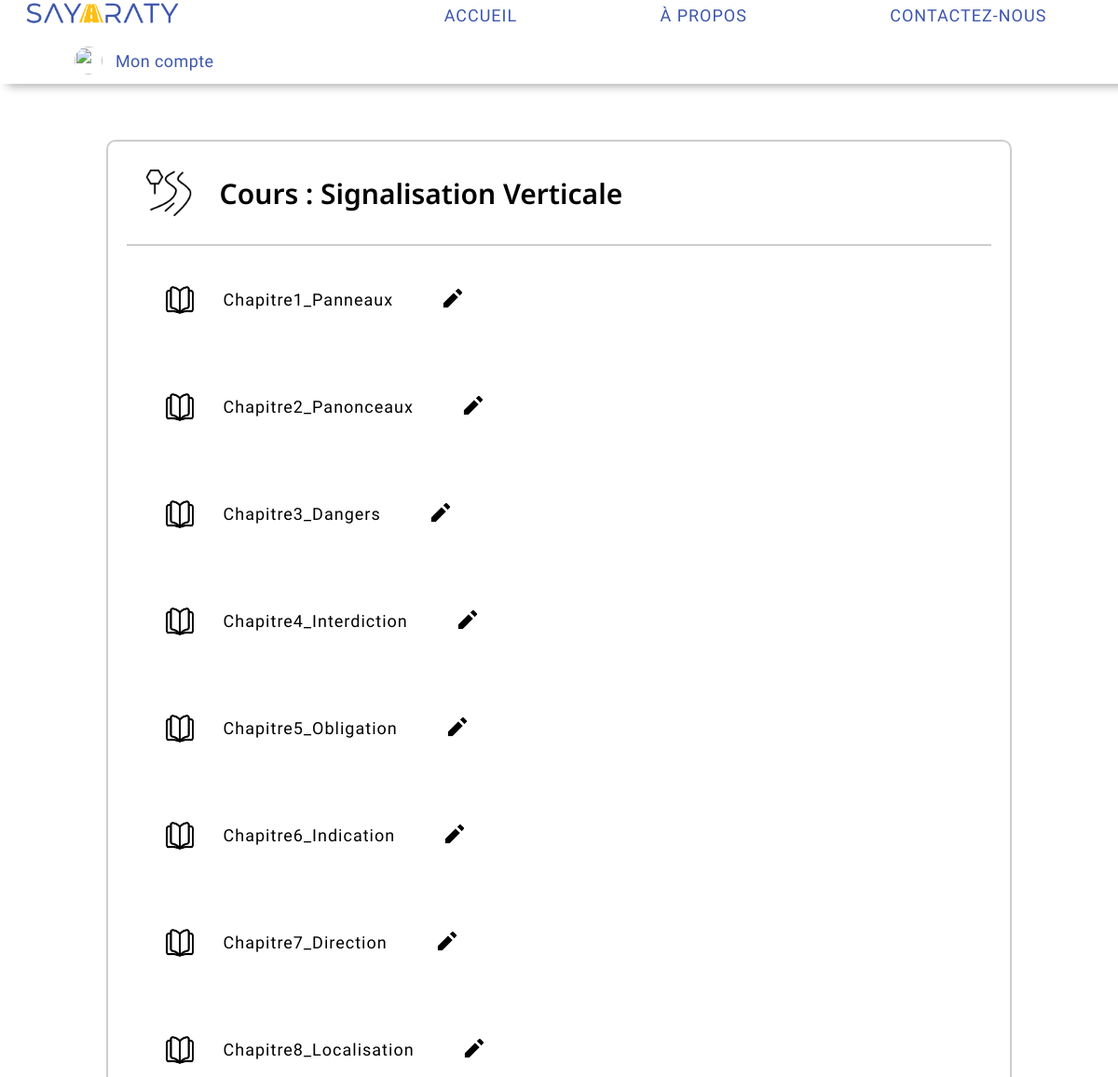
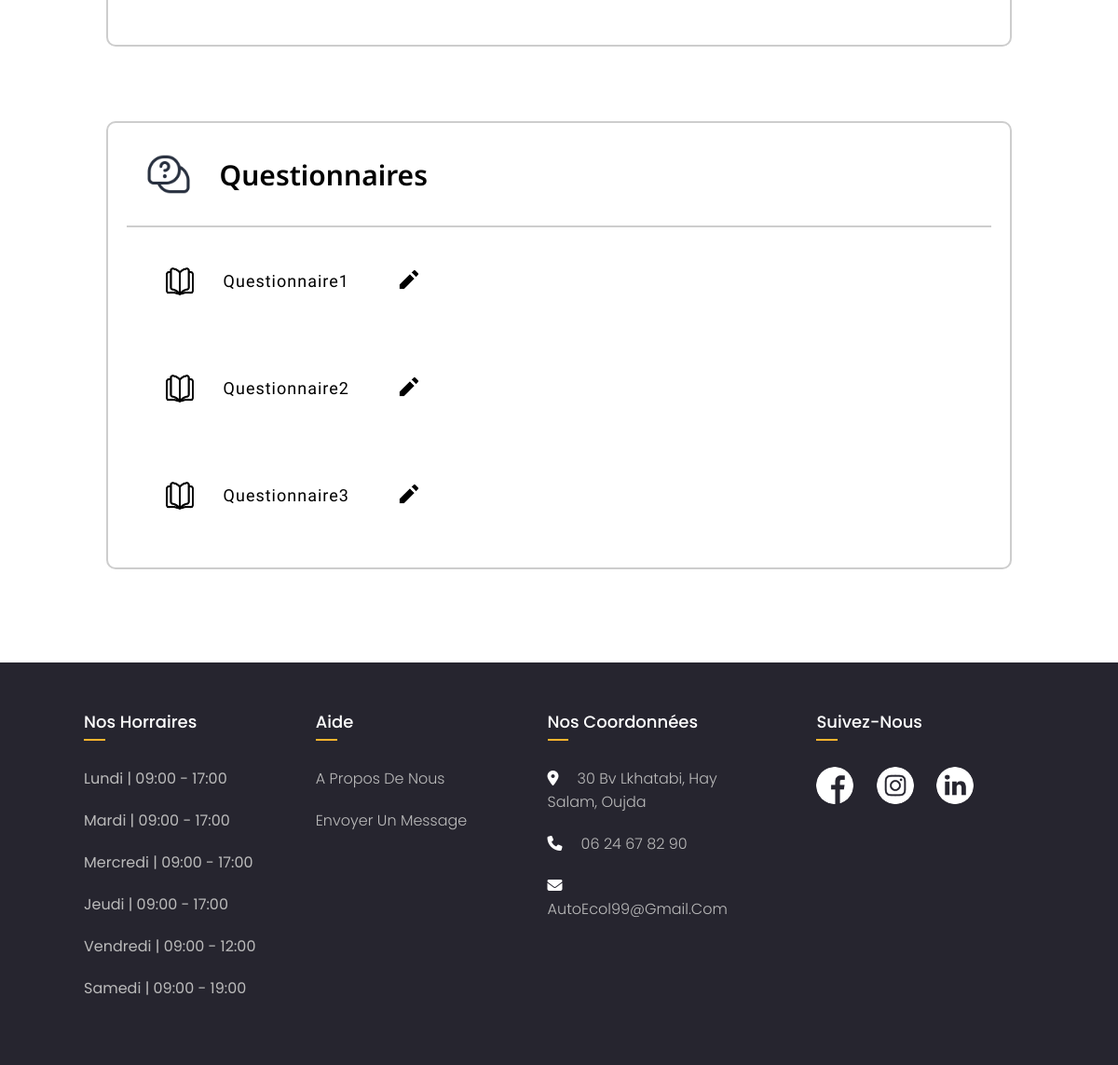
The page /Moniteur/CoursQest.php on the database its author committed (2 pictures, top to bottom).
### tables this page shows
CREATE TABLE `document` (
  `id_document` int(11) NOT NULL,
  `url_document` varchar(200) DEFAULT NULL,
  `nom_document` varchar(30) DEFAULT NULL
);

### Moniteur/CoursQest.php (the view, shortened to what this page needs)
<?PHP
  require("../PHP/Connexion_BD.php");
  echo'
<!DOCTYPE HTML>
<HTML>
	<HEAD>
    <meta CHAESET="UTF-8">
    <meta http-equiv="X-UA-Compatible" content="ie=edge">
    <meta name="viewport" content="width=device-width, initial-scale=1.0">
		<TITLE>Sayarty - Espace Candidat</TITLE>
    <link rel="icon" href="../IMG/SAYARATY_Icon.png">
		<link rel="stylesheet" href="../CSS/style-index.css">
		<link rel="stylesheet" href="../CSS/style-candidat.css">
		<link rel="stylesheet" href="../CSS/Style-CoursQest-moniteur.css">
    <link rel="stylesheet" href="../CSS/style-modifier.css">
    <link rel="preconnect" href="https://fonts.googleapis.com">
    <link rel="preconnect" href="https://fonts.gstatic.com" crossorigin>
    <link href="https://fonts.cdnfonts.com/css/monument-extended" rel="stylesheet">
    <link rel="stylesheet" href="https://cdnjs.cloudflare.com/ajax/libs/font-awesome/6.3.0/css/all.min.css"/>
    <link href="//db.onlinewebfonts.com/c/9563028603929a5ec058577b3fb5520a?family=Whipsmart" rel="stylesheet">
    <link href="//db.onlinewebfonts.com/c/55d433372d270829c51e2577a78ef12d?family=Monument+Extended" rel="stylesheet" type="text/css">
    <link href="https://fonts.googleapis.com/css2?family=Poppins:wght@100;200;300;400;500;600;700;800;900&family=Noto+Sans:wght@100;200;300;400;500;600;700;800;900&family=Montserrat:wght@100;200;300;400;500;600;700;800;900&family=Roboto:ital,wght@0,100;0,300;0,500;0,700;1,100;1,300;1,400;1,500;1,700;1,900&family=Secular+One&display=swap" rel="stylesheet">
    <style>
    #aaa{
      background:#ffffff;
      border-radius:10px ;
      color:#fff;
      font-size: .8rem;
      padding: 0.5rem 1rem ;
      margin-right: -40px;
      border: 1px solid #ffffff;
  }
  .image_delete{
    width:20px;
}
  </style>
  </HEAD>
	<BODY>
    <header>
      <a href="index.php"><img src="../IMG/SAYARATY_LOGO.png"></a>
      <UL class="Nav">
        <LI class = "item1"><a href="index.php">ACCUEIL</a></LI>
        <LI class = "item2"><a href="A-propos.php">&Agrave PROPOS</a></LI>
        <LI class = "item4"><a href="Contactez-nous.php">CONTACTEZ-NOUS</a></LI>
      </UL>';
      $query = "SELECT * FROM moniteur WHERE Login_moniteur='".$_SESSION["login"]."'";
      $ligne = mysqli_fetch_row(mysqli_query($connect,$query));
      echo '
      <span class="mon-compte" onclick="toggleMenu()"><img src="'.$ligne[8].'" class="user-pic"> <span>Mon compte</span></span>
      <div class="sub-menu-wrap" id="subMenu">
        <div class="sub-menu">
          <div class="user-info">
            <img src="'.$ligne[8].'" class="user-pic">
            <h2>'.$_SESSION["login"].'</h2>
            <hr>
            <a href="ModifierProfile.php" class="sub-menu-link">
              <img src="../IMG/modify.png" alt="">
              <P>Modifier Profil</P>
            </a>
            <a href="CoursQest.php" class="sub-menu-link">
              <img src="../IMG/cours.png" alt="">
              <P>Cours & Questionnaire</P>
            </a>
            <a href="EmploiTemps.php" class="sub-menu-link">
              <img src="../IMG/testing.png" alt="">
              <P>Emploi du temps</P>
            </a>
            <a href="../PHP/Deconnexion.php" class="sub-menu-link">
              <img src="../IMG/logout.png" style="padding : 0px 0px 0px 4px; width : 26px" alt="">
              <P>D&eacute;connexion</P>
            </a>
          </div>
        </div>
      </div>
    </header>
    <div class="Container">';
    $query = "SELECT nom_document FROM document WHERE id_document=1 ";
    $cour1 = mysqli_fetch_row(mysqli_query($connect,$query));
    $query = "SELECT nom_document FROM document WHERE id_document=2 ";
    $cour2 = mysqli_fetch_row(mysqli_query($connect,$query));
    $query = "SELECT nom_document FROM document WHERE id_document=3 ";
    $cour3 = mysqli_fetch_row(mysqli_query($connect,$query));
    $query = "SELECT nom_document FROM document WHERE id_document=4 ";
    $cour4 = mysqli_fetch_row(mysqli_query($connect,$query));
    $query = "SELECT nom_document FROM document WHERE id_document=5 ";
    $cour5 = mysqli_fetch_row(mysqli_query($connect,$query));
    $query = "SELECT nom_document FROM document WHERE id_document=6 ";
    $cour6 = mysqli_fetch_row(mysqli_query($connect,$query));
    $query = "SELECT nom_document FROM document WHERE id_document=7 ";
    $cour7 = mysqli_fetch_row(mysqli_query($connect,$query));
    $query = "SELECT nom_document FROM document WHERE id_document=8 ";
    $cour8 = mysqli_fetch_row(mysqli_query($connect,$query));
    $query = "SELECT nom_document FROM document WHERE id_document=9 ";
    $cour9 = mysqli_fetch_row(mysqli_query($connect,$query));
    $query = "SELECT nom_document FROM document WHERE id_document=10 ";
    $cour10 = mysqli_fetch_row(mysqli_query($connect,$query));
    $query = "SELECT nom_document FROM document WHERE id_document=11 ";
    $cour11 = mysqli_fetch_row(mysqli_query($connect,$query));
        echo'
      <div class="Lesson">
        <div class="Ltitle">
          <img src ="../IMG/road.png"><span>Cours : Signalisation Verticale<span>
        </div>
        <UL class="av">
          <div class="chapter">
            <img src ="../IMG/lesson.png">
            <LI><a href="../PHP/download.php?id=1">'.$cour1[0].'</a></LI>
            <td> <button id="aaa" value="Modifier"><a href="#popup11" ><image class="image_delete" src="../administrateur/image/crayon.png" ></a></buttom></td>
            <input type="text" name="nom_cours" value='.$cour1[0].' ><br>
          </div>
          <div class="chapter">
            <img src ="../IMG/lesson.png">
            <LI><a href="../PHP/download.php?id=2">'.$cour2[0].'</a></LI>
            <td> <button id="aaa" value="Modifier"><a  href="#popup10"><image class="image_delete" src="../administrateur/image/crayon.png" ></a></buttom></td>
            <input type="text" name="nom_cours" value='.$cour2[0].' ><br>
          </div>
          <div class="chapter">
            <img src ="../IMG/lesson.png">
            <LI><a href="../PHP/download.php?id=3">'.$cour3[0].'</a></LI>
            <LI>
            <td> <button id="aaa" value="Modifier"><a  href="#popup9"><image class="image_delete" src="../administrateur/image/crayon.png" ></a></buttom></td>
            <input type="text" name="nom_cours" value='.$cour3[0].'><br>
          </LI>
          </div>
          <div class="chapter">
            <img src ="../IMG/lesson.png">
            <LI><a href="../PHP/download.php?id=4">'.$cour4[0].'</a></LI>
            <LI>
            <td> <button id="aaa" value="Modifier"><a  href="#popup8" ><image class="image_delete" src="../administrateur/image/crayon.png" ></a></buttom></td>
            <input type="text" name="nom_cours" value='.$cour4[0].' ><br>
          </LI>
          </div>
          <div class="chapter">
            <img src ="../IMG/lesson.png">
            <LI><a href="../PHP/download.php?id=5">'.$cour5[0].'</a></LI>
            <LI>
            <td> <button id="aaa" value="Modifier"><a  href="#popup7" ><image class="image_delete" src="../administrateur/image/crayon.png" ></a></buttom></td>
            <input type="text" name="nom_cours" value='.$cour5[0].' ><br>
          </LI>
          </div>
          <div class="chapter">
            <img src ="../IMG/lesson.png">
            <LI><a href="../PHP/download.php?id=6">'.$cour6[0].'</a></LI>
            <LI>
            <td> <button id="aaa" value="Modifier"><a href="#popup6"><image class="image_delete" src="../administrateur/image/crayon.png" ></a></buttom></td>
            <input type="text" name="nom_cours" value='.$cour6[0].'><br>
          </LI>
          </div>
          <div class="chapter">
            <img src ="../IMG/lesson.png">
            <LI><a href="../PHP/download.php?id=7">'.$cour7[0].'</a></LI>
            <LI>
            <td> <button id="aaa" value="Modifier"><a  href="#popup5"><image class="image_delete" src="../administrateur/image/crayon.png" ></a></buttom></td>
            <input type="text" name="nom_cours" value='.$cour7[0].'><br>
          </LI>
          </div>
          <div class="chapter">
            <img src ="../IMG/lesson.png">
            <LI><a href="../PHP/download.php?id=8">'.$cour8[0].'</a></LI>
            <LI>
            <td> <button id="aaa" value="Modifier"><a  href="#popup4"><image class="image_delete" src="../administrateur/image/crayon.png" ></a></buttom></td>
            <input type="text" name="nom_cours" value='.$cour8[0].' ><br>
            <!--form name="fichier" ACTION="CoursQest.php" method="post" enctype="multipart/form-data">
            <input type="file" name="photo" id="photo" ACCEPT="document/*">
            <input type="submit" name="SubmitPic7" class="submitPic"  value="Changer" style="width:100px;">
          </form--></LI>
          </div>
        </UL>
      </div>
      <div class="Lesson">
        <div class="Ltitle">
          <img src ="../IMG/quiz.png"><span>Questionnaires<span>
        </div>
        <UL class="av">
          <div class="chapter">
            <img src ="../IMG/lesson.png">
            <LI><a href="../PHP/download.php?id=9">'.$cour9[0].'</a></LI>
            <LI>
            <td> <button id="aaa" value="Modifier"><a href="#popup3"><image class="image_delete" src="../administrateur/image/crayon.png" ></a></buttom></td>
            <input type="text" name="nom_cours" value="'.$cour9[0].'" ><br>
          </LI>
          </div>
          <div class="chapter">
            <img src ="../IMG/lesson.png">
            <LI><a href="../PHP/download.php?id=10">'.$cour10[0].'</a></LI>
            <LI>
            <td> <button id="aaa" value="Modifier"><a href="#popup2"><image class="image_delete" src="../administrateur/image/crayon.png" ></a></buttom></td>
            <input type="text" name="nom_cours" value='.$cour10[0].' ><br>
          </LI>
          </div>
          <div class="chapter">
            <img src ="../IMG/lesson.png">
            <LI><a href="../PHP/download.php?id=11">'.$cour11[0].'</a></LI>
            <LI>
            <td> <button id="aaa" value="Modifier"><a  href="#popup1"><image class="image_delete" src="../administrateur/image/crayon.png" ></a></buttom></td>
  <input type="text" name="nom_cours" value='.$cour11[0].' ><br>
          </LI>
          </div>
        </UL>
      </div>';
      echo'
    </div>
    <footer>
      <DIV class="FooterContainer">
        <DIV class="Footer-col">
          <h4>Nos Horraires</h4>
          <UL class="Horraire" style="color : #bbb;">
            <LI>Lundi | 09:00 - 17:00</LI>
            <LI>Mardi | 09:00 - 17:00</LI>
            <LI>Mercredi | 09:00 - 17:00</LI>
            <LI>Jeudi | 09:00 - 17:00</LI>
            <LI>Vendredi | 09:00 - 12:00</LI>
            <LI>Samedi | 09:00 - 19:00</LI>
          </UL>
        </DIV>
        <DIV class="Footer-col">
          <h4>aide</h4>
          <UL class="Aide">
            <LI><A HREF="../Accueil/A-propos.php">A Propos de nous</A></LI>
            <LI><A HREF="../Accueil/Contactez-nous.php">Envoyer un message</A></LI>
          </UL>
        </DIV>
        <DIV class="Footer-col">
          <h4>Nos coordonnées</h4>
          <UL class="coordonnees">
            <LI><i class="fa-solid fa-location-dot"></i><A HREF="">30 Bv lkhatabi, Hay Salam, Oujda</A></LI>
            <LI><i class="fa-solid fa-phone"></i><A HREF="">06 24 67 82 90</A></LI>
            <LI><i class="fa-solid fa-envelope"></i><A HREF="">AutoEcol99@gmail.com</A></LI>
          </UL>
        </DIV>
        <DIV class="Footer-col">
          <h4>suivez-nous</h4>
          <DIV class="SocialMedia">
            <a href="#"> <img src="../IMG/facebook.png" alt=""></a>
            <a href="#"> <img src="../IMG/instagram.png" alt=""></a>
            <a href="#"> <img src="../IMG/linkedin.png" alt=""></a>
          </DIV>
        </DIV>
      </DIV>
  </footer>
  <script>
    var subMenu = document.getElementById("subMenu");
    function toggleMenu(){
      subMenu.classList.toggle("open-menu");
    }
  </script>
</HTML>
';
?>

### CSS/style-index.css (style rules this page uses)
* { margin:0; padding:0; text-decoration: none; }
header { top:0; position:fixed; z-index: 3; display:flex; width:100%; height:80px; flex-wrap:wrap; align-items:center; justify-content: space-between; align-content: flex-end; padding-bottom: 10px; background-color: rgb(255, 255, 255); box-shadow: 10px 0px 10px 2px rgba(0,0,0,0.35); }
header img { width:200px; margin-left:10px; }
.Nav { font:400 18px "Secular One"; width: 800px; display:inline-flex; justify-content: space-around; list-style: none; }
.Nav LI a { color:#3D56AD; letter-spacing: 1px; position:relative; display: block; }
.Nav LI a::after { content:''; position: absolute; background-color:#febe10; height:3px; width:100%; left:0; bottom:-5px; transform:scaleX(0); transform-origin: center; transition:all 250ms ease-in; }
.FooterContainer { font-family: 'Poppins', sans-serif; display: flex; flex-wrap: wrap; background-color: #26252f; flex-direction: row; padding: 50px 80px; }
.FooterContainer UL { list-style: none; }
.Footer-col:last-of-type { margin-left:40px; }
.Footer-col { width: 22%; padding: 0 10px; }
.Footer-col h4 { font-size: 18px; color: #ffffff; text-transform: capitalize; margin-bottom: 35px; font-weight: 500; position: relative; }
.Footer-col h4::before { content: ''; position: absolute; left:0; bottom: -7px; background-color: #ffb52e!important; height: 2px; box-sizing: border-box; width: 10%; }
.Footer-col ul li:not(:last-child) { margin-bottom: 10px; }
.Footer-col ul li { margin :20px 0 ; }
.Footer-col ul li i { color:white; margin-right: 20px; }
.Footer-col ul li a { font-size: 16px; text-transform: capitalize; text-decoration: none; font-weight: 300; color: #bbbbbb; display: inline; transition: all 0.3s ease; }
.Footer-col .SocialMedia a { display: inline-block; height: 40px; width: 40px; background-color:#26252f; margin:0 20px 0 0; text-align: center; line-height: 40px; border-radius: 50%; color: #ffffff; transition: all 0.5s ease; }
.Footer-col .SocialMedia img { display: inline-block; height: 40px; width: 40px; text-align: center; line-height: 40px; border-radius: 50%; color: #ffffff; transition: all 0.5s ease; }

### CSS/style-candidat.css (style rules this page uses)
.user-pic { display:flexbox; border-radius:50%; object-fit:cover; object-position: top; cursor:pointer; margin-left: 80px; }
.user-pic { width: 30px; height:30px; }
Header span { flex-wrap: wrap; display:flex; align-items: center; justify-content: center; cursor:pointer; }
header span span { display: flex; flex-wrap: wrap; text-align: center; margin:0; padding:0; color:#3D56AD; font:18px 'Secular One'; letter-spacing: 0.4px; margin-left: 14PX; margin-right: 66px; }
.mon-compte { position: relative; }
.mon-compte::after { content:''; position: absolute; background-color:#febe10; height:3px; width:500px; right:-108px; bottom:-29px; transform:scaleX(0); transform-origin: center; transition:all 250ms ease-in; }

### CSS/Style-CoursQest-Moniteur.css (style rules this page uses)
.Container { display:flex; flex-direction: column; flex-wrap: wrap; justify-content: center; align-items: center; width:80%; gap:5em; margin:150px auto; margin-bottom: 100px; }
.Lesson { width:90%; display: flex; flex-wrap: wrap; flex-direction: column; font-family:'Noto Sans'; justify-items: left; border:solid 2px #cdcdcd; border-radius: 10px; padding:20px; }
.Lesson img { width:50px; }
.chapter img { width:34px; }
.Lesson div { display:flex; flex-direction: row; flex-wrap: wrap; align-items: center; padding: 10px;padding-bottom: 30px; gap:30px; }
.Ltitle { color:#000000; font:600 30px 'Noto Sans'; border-bottom: solid 2px #cdcdcd; padding-left: 20px!important; }
.chapter { padding-top:30px!important; margin-left: 30px; }
.av { font:400 18px "Secular One"; width: 800px; display:flex; flex-direction: column; justify-content: space-around; list-style: none; }
.av LI a { color:#000000; letter-spacing: 1px; display: block; transition:all 300ms ease-in; }
.av LI a::after { content:''; position: absolute; background-color:#febe10; height:3px; width:100%; left:0; bottom:-4px; transform:scaleX(0); transform-origin: center; transition:all 400ms ease-in; }

### CSS/style-modifier.css (style rules this page uses)
.Container { border-radius: 10px!important; width:86%; }

### Moniteur/CoursQest.php (style rules this page uses)
#aaa { background:#ffffff; border-radius:10px ; color:#fff; font-size: .8rem; padding: 0.5rem 1rem ; margin-right: -40px; border: 1px solid #ffffff; }
.image_delete { width:20px; }

### rows shown on the page
document: nom_document "Chapitre1_Panneaux"
document: nom_document "Chapitre2_Panonceaux"
document: nom_document "Chapitre3_Dangers"
document: nom_document "Chapitre4_Interdiction"
document: nom_document "Chapitre5_Obligation"
document: nom_document "Chapitre6_Indication"
document: nom_document "Chapitre7_Direction"
document: nom_document "Chapitre8_Localisation"
document: nom_document "Questionnaire1"
document: nom_document "Questionnaire2"
document: nom_document "Questionnaire3"
